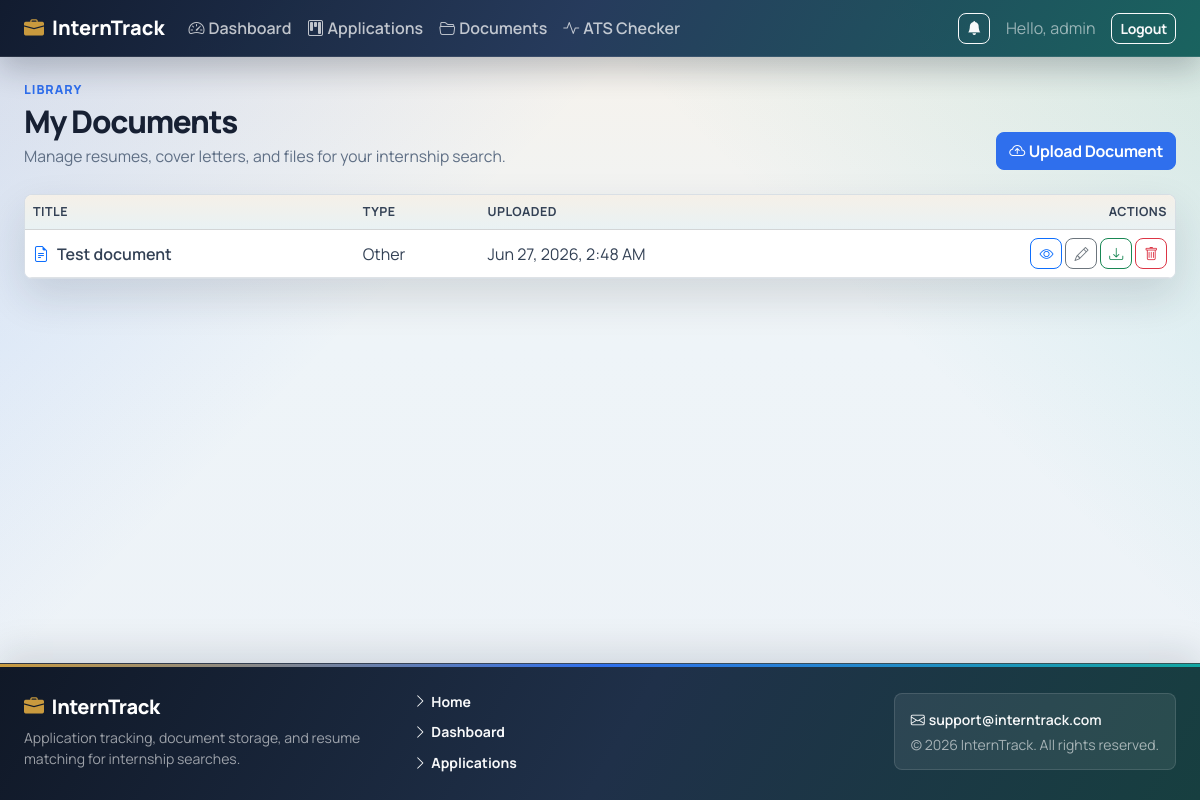
/documents/ (signed in), run on an earlier commit of the app's database.
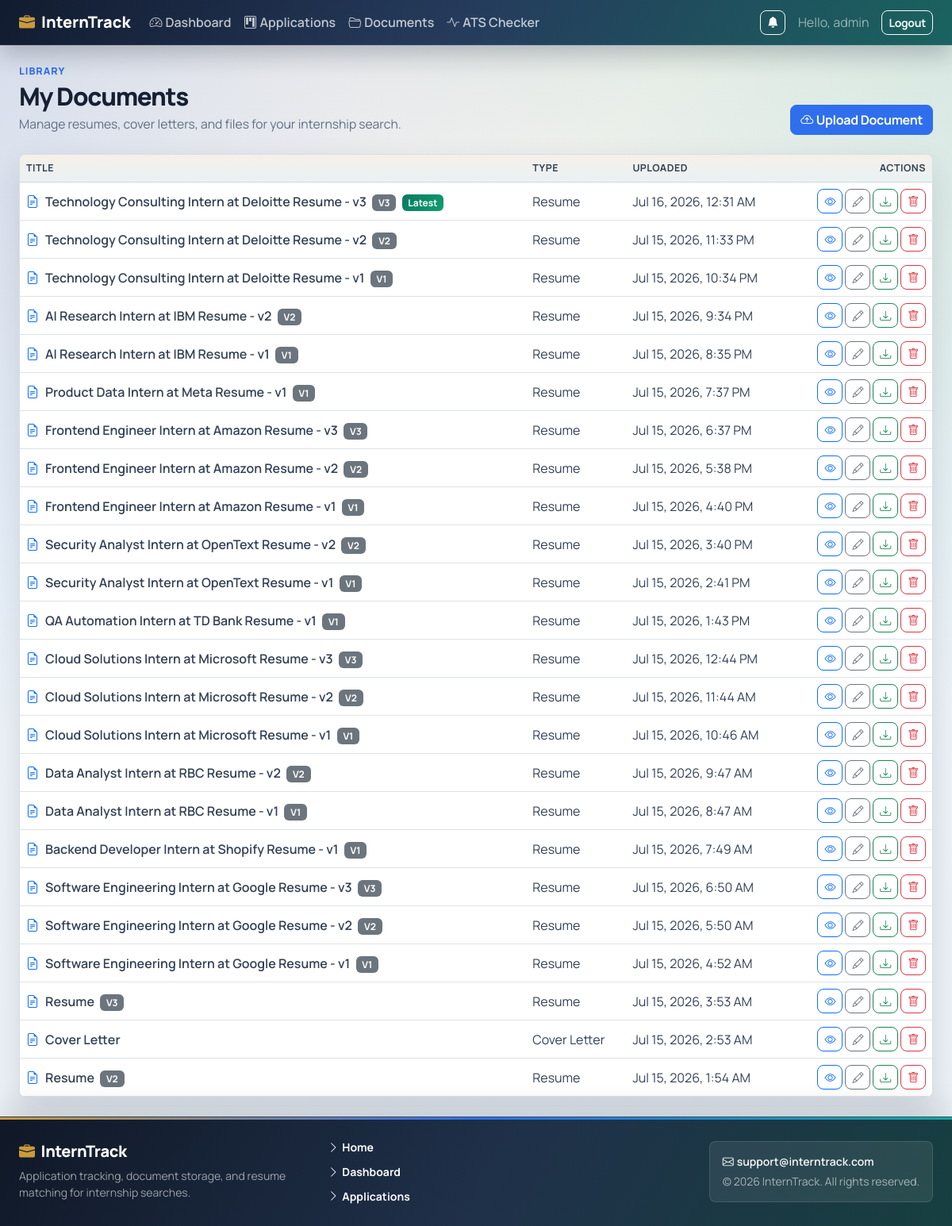
And on a later commit of the database.
### documents/models.py (models this page shows, shortened)
class UploadedDocument(models.Model):
    RESUME = "resume"
    COVER_LETTER = "cover_letter"
    OTHER = "other"
    DOCUMENT_TYPE_CHOICES = [
        (RESUME, "Resume"),
        (COVER_LETTER, "Cover Letter"),
        (OTHER, "Other"),
    ]
    user = models.ForeignKey(User, on_delete=models.CASCADE)
    title = models.CharField(max_length=200)
    document_type = models.CharField(max_length=20, choices=DOCUMENT_TYPE_CHOICES)
    file = models.FileField(
        upload_to="documents/",
        validators=[validate_document_extension, validate_document_size],
    )
    version = models.PositiveIntegerField(default=1)
    uploaded_at = models.DateTimeField(auto_now_add=True)
    updated_at = models.DateTimeField(auto_now=True)
    class Meta:
        ordering = ["-uploaded_at"]

### documents/views.py (the view)
# urls.py: path("documents/", DocumentListView.as_view(), name="document_list"),
class DocumentListView(LoginRequiredMixin, ListView):
    model = UploadedDocument
    template_name = "documents/document_list.html"
    context_object_name = "documents"
    def get_queryset(self):
        return UploadedDocument.objects.filter(user=self.request.user)
    def get_context_data(self, **kwargs):
        context = super().get_context_data(**kwargs)
        context["latest_resume"] = UploadedDocument.objects.filter(
            user=self.request.user,
            document_type=UploadedDocument.RESUME,
        ).order_by("-version", "-uploaded_at").first()
        return context

### documents/templates/documents/document_list.html (shortened to what this page needs)
{% extends "base.html" %}
{% block content %}
<div>
    <div class="page-heading">
        <div>
            <div class="page-kicker">Library</div>
            <h1 class="page-title">My Documents</h1>
            <p class="page-subtitle">Manage resumes, cover letters, and files for your internship search.</p>
        </div>
        <a class="btn btn-primary" href="{% url 'documents:document_upload' %}">
            <i class="bi bi-cloud-arrow-up me-1"></i>Upload Document
        </a>
    </div>
    {% if documents %}
    <div class="table-shell">
        <div class="table-responsive">
            <table class="table table-hover align-middle">
                <thead>
                    <tr>
                        <th>Title</th>
                        <th>Type</th>
                        <th>Uploaded</th>
                        <th class="text-end">Actions</th>
                    </tr>
                </thead>
                <tbody>
                    {% for document in documents %}
                    <tr>
                        <td class="fw-semibold">
                            <i class="bi bi-file-earmark-text text-primary me-2"></i>{{ document.title }}
                            {% if document.document_type == "resume" %}
                                <span class="badge bg-secondary ms-1">V{{ document.version }}</span>
                                {% if latest_resume and document.pk == latest_resume.pk %}
                                    <span class="badge bg-success ms-1">Latest</span>
                                {% endif %}
                            {% endif %}
                        </td>
                        <td>{{ document.get_document_type_display }}</td>
                        <td>{{ document.uploaded_at|date:"M j, Y, g:i A" }}</td>
                        <td class="text-end">
                            <a class="btn btn-sm btn-outline-primary" href="{% url 'documents:document_detail' document.pk %}" title="View"><i class="bi bi-eye"></i></a>
                            <a class="btn btn-sm btn-outline-secondary" href="{% url 'documents:document_edit' document.pk %}" title="Edit"><i class="bi bi-pencil"></i></a>
                            <a class="btn btn-sm btn-outline-success" href="{{ document.file.url }}" target="_blank" rel="noopener" title="Download"><i class="bi bi-download"></i></a>
                            <a class="btn btn-sm btn-outline-danger" href="{% url 'documents:document_delete' document.pk %}" title="Delete"><i class="bi bi-trash"></i></a>
                        </td>
                    </tr>
                    {% endfor %}
                </tbody>
            </table>
        </div>
    </div>
    {% else %}
    <div class="empty-state">
        <i class="bi bi-file-earmark-text display-4 text-secondary"></i>
        <h2 class="h5 mt-3">No documents uploaded yet.</h2>
        <a class="btn btn-primary mt-2" href="{% url 'documents:document_upload' %}">Upload Your First Document</a>
    </div>
    {% endif %}
</div>
{% endblock %}

What changed in the data, as far as the page shows it:
removed UploadedDocument: title "Test document", document_type "Other", uploaded_at "Jun 27, 2026, 2:48 AM"
added UploadedDocument: title "Technology Consulting Intern at Deloitte Resume - v3", version "3", shows "Latest", document_type "Resume", uploaded_at "Jul 16, 2026, 12:31 AM"
added UploadedDocument: title "Technology Consulting Intern at Deloitte Resume - v2", version "2", document_type "Resume", uploaded_at "Jul 15, 2026, 11:33 PM"
added UploadedDocument: title "Technology Consulting Intern at Deloitte Resume - v1", version "1", document_type "Resume", uploaded_at "Jul 15, 2026, 10:34 PM"
added UploadedDocument: title "AI Research Intern at IBM Resume - v2", version "2", document_type "Resume", uploaded_at "Jul 15, 2026, 9:34 PM"
added UploadedDocument: title "AI Research Intern at IBM Resume - v1", version "1", document_type "Resume", uploaded_at "Jul 15, 2026, 8:35 PM"
added UploadedDocument: title "Product Data Intern at Meta Resume - v1", version "1", document_type "Resume", uploaded_at "Jul 15, 2026, 7:37 PM"
added UploadedDocument: title "Frontend Engineer Intern at Amazon Resume - v3", version "3", document_type "Resume", uploaded_at "Jul 15, 2026, 6:37 PM"
added UploadedDocument: title "Frontend Engineer Intern at Amazon Resume - v2", version "2", document_type "Resume", uploaded_at "Jul 15, 2026, 5:38 PM"
added UploadedDocument: title "Frontend Engineer Intern at Amazon Resume - v1", version "1", document_type "Resume", uploaded_at "Jul 15, 2026, 4:40 PM"
added UploadedDocument: title "Security Analyst Intern at OpenText Resume - v2", version "2", document_type "Resume", uploaded_at "Jul 15, 2026, 3:40 PM"
added UploadedDocument: title "Security Analyst Intern at OpenText Resume - v1", version "1", document_type "Resume", uploaded_at "Jul 15, 2026, 2:41 PM"
added UploadedDocument: title "QA Automation Intern at TD Bank Resume - v1", version "1", document_type "Resume", uploaded_at "Jul 15, 2026, 1:43 PM"
added UploadedDocument: title "Cloud Solutions Intern at Microsoft Resume - v3", version "3", document_type "Resume", uploaded_at "Jul 15, 2026, 12:44 PM"
added UploadedDocument: title "Cloud Solutions Intern at Microsoft Resume - v2", version "2", document_type "Resume", uploaded_at "Jul 15, 2026, 11:44 AM"
added UploadedDocument: title "Cloud Solutions Intern at Microsoft Resume - v1", version "1", document_type "Resume", uploaded_at "Jul 15, 2026, 10:46 AM"
added UploadedDocument: title "Data Analyst Intern at RBC Resume - v2", version "2", document_type "Resume", uploaded_at "Jul 15, 2026, 9:47 AM"
added UploadedDocument: title "Data Analyst Intern at RBC Resume - v1", version "1", document_type "Resume", uploaded_at "Jul 15, 2026, 8:47 AM"
added UploadedDocument: title "Backend Developer Intern at Shopify Resume - v1", version "1", document_type "Resume", uploaded_at "Jul 15, 2026, 7:49 AM"
added UploadedDocument: title "Software Engineering Intern at Google Resume - v3", version "3", document_type "Resume", uploaded_at "Jul 15, 2026, 6:50 AM"
added UploadedDocument: title "Software Engineering Intern at Google Resume - v2", version "2", document_type "Resume", uploaded_at "Jul 15, 2026, 5:50 AM"
added UploadedDocument: title "Software Engineering Intern at Google Resume - v1", version "1", document_type "Resume", uploaded_at "Jul 15, 2026, 4:52 AM"
added UploadedDocument: title "Resume", version "3", document_type "Resume", uploaded_at "Jul 15, 2026, 3:53 AM"
added UploadedDocument: title "Cover Letter", document_type "Cover Letter", uploaded_at "Jul 15, 2026, 2:53 AM"
added UploadedDocument: title "Resume", version "2", document_type "Resume", uploaded_at "Jul 15, 2026, 1:54 AM"
